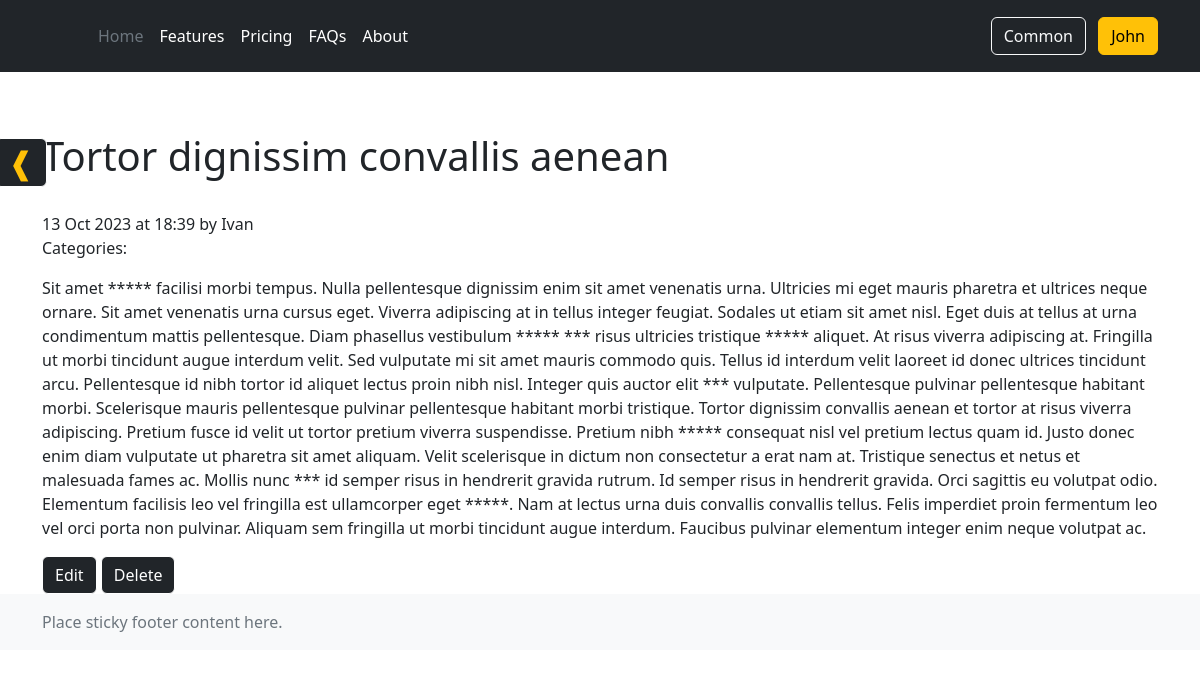
Before: /news/2/ (signed in) with the older database file.
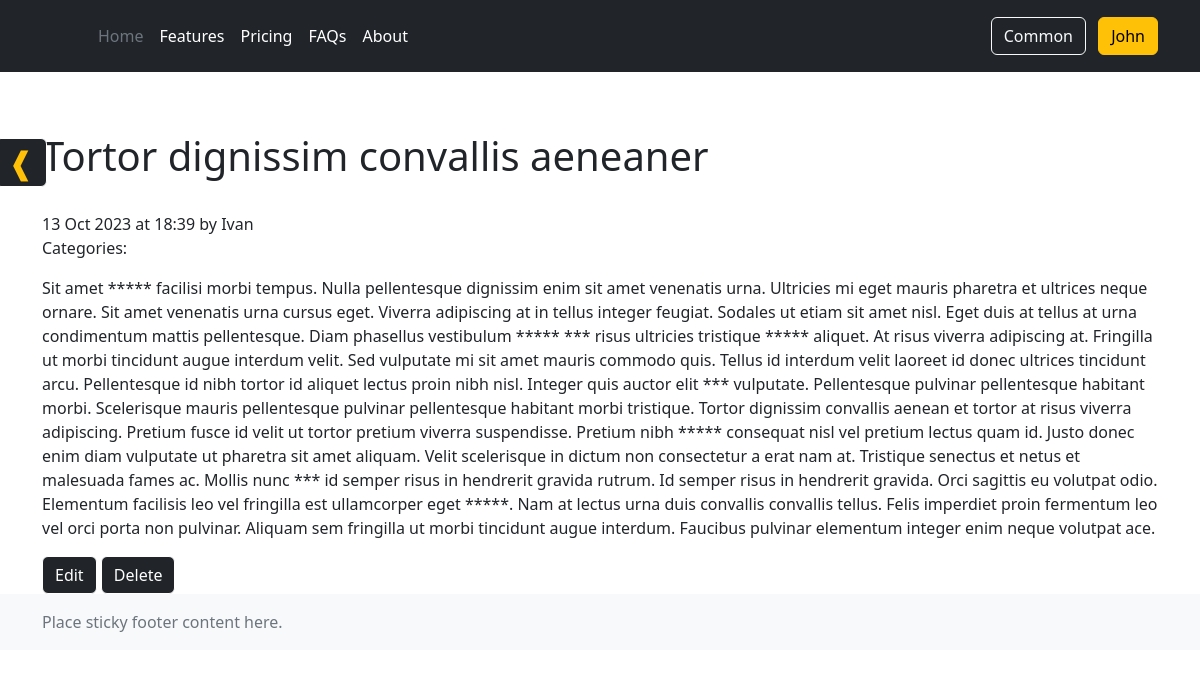
After: the same page with the newer database file.
### news/models.py (models this page shows, shortened)
class Post(Model):
    author = ForeignKey(Author, on_delete=CASCADE, related_name='posts', validators=[validate_user_post_limit])
    post_type_choices = [('article', 'Article'), ('news', 'News')]
    post_type = CharField(max_length=10, choices=post_type_choices)
    created_at = DateTimeField(auto_now_add=True)
    title = CharField(max_length=255)
    categories = ManyToManyField(Category, related_name='posts')
    content = TextField()
    rating = IntegerField(default=0)

class Author(Model):
    user = OneToOneField(User, on_delete=CASCADE)
    rating = IntegerField(default=0)

### news/views.py (the view)
# urls.py: path('<int:pk>/', cache_page(300)(PostDetail.as_view()), name='post'),
class PostDetail(DetailView):
    model = Post
    template_name = 'news/post.html'
    context_object_name = 'post'
    def get_context_data(self, **kwargs):
        context = super().get_context_data(**kwargs)
        context['subscriptions'] = [
            category.name for category in self.request.user.subscriptions.all()]
        return context
    def get_object(self):
        obj = cache.get(f'product-{self.kwargs["pk"]}', None)
        if not obj:
            obj = super().get_object(queryset=self.queryset)
            cache.set(f'product-{self.kwargs["pk"]}', obj)
        return obj

### NewsPaper/context_processors.py (called while the page is built)
def groups(request):
    groups = request.user.groups.all()
    groups = [group.name for group in groups]
    return {'groups':  groups}

### news/templatetags/custom_filters.py (called while the page is built)
@register.filter(name='censor')
def censor(value):
    words_for_cens = ['lorem', 'ipsum', 'sed', 'nulla']
    value = str(value)
    for i in words_for_cens:
        lenght = len(i)
        value = value.replace(i, '*' * lenght)
    return value

@register.filter(name='get_parent_uri')
def get_parent_uri(value):
    return value[:-1][::-1].split('/', 1)[1][::-1]

### news/templates/news/post.html (shortened to what this page needs)
{% extends 'layout/default.html' %}
{% load custom_filters %}
{% block content %}
<div class='title-container'>
<a class='btn btn-primary back-button' href='{{ request.path|get_parent_uri }}'>❰</a>
<h1>{{ post.title|censor }}</h1><br>
</div>
<span>{{ post.created_at|date:'d M Y \a\t H:i' }} by {{ post.author.user.username }}</span>
<p>Categories:
</p>
<p>{{ post.content|censor }}</p>
<a href='{% url "news:post_edit" post.id %}' class="btn btn-primary">Edit</a>
<a href='{% url "news:post_delete" post.id %}' class="btn btn-primary">Delete</a>
{% endblock content %}

Changed rows visible on the page:
changed Post "Ivan": title|censor "Tortor dignissim convallis aenean" → "Tortor dignissim convallis aeneaner"; content|censor "…integer enim neque volutpat ac." → "…integer enim neque volutpat ace."
